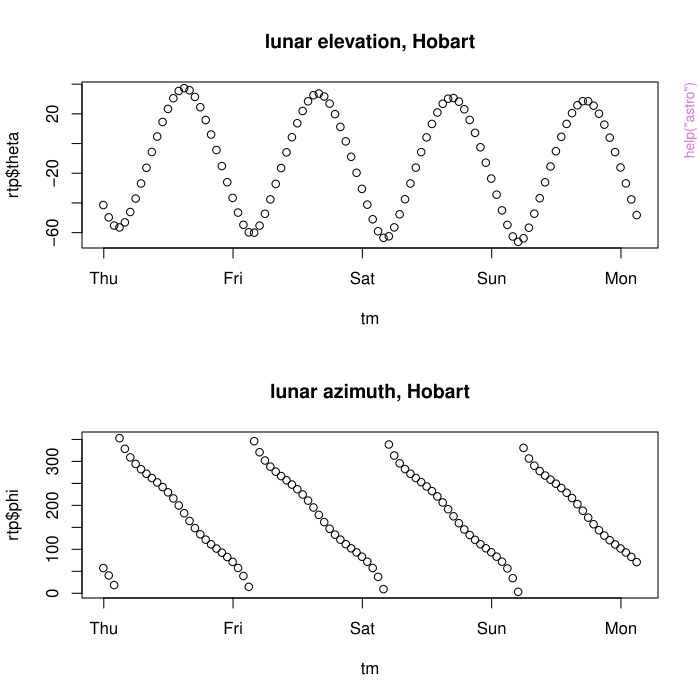

Source code (R):
pkgname <- "tripEstimation"
source(file.path(R.home("share"), "R", "examples-header.R"))
options(warn = 1)
options(pager = "console")
library('tripEstimation')

base::assign(".oldSearch", base::search(), pos = 'CheckExEnv')
cleanEx()
nameEx("astro")
### * astro

flush(stderr()); flush(stdout())

### Name: astro
### Title: Calculations for position of the sun and moon
### Aliases: astro EQUHOR FRAC LMST lunar mini.sun MJD POLAR
### Keywords: manip

### ** Examples


## the moon
tm <- Sys.time() + seq(by = 3600, length = 100)
moon <- lunar(tm)
rtp <- astro(147, -42, moon)
op <- par(mfrow = c(2,1))
plot(tm, rtp$theta, main = "lunar elevation, Hobart")
plot(tm, rtp$phi, main = "lunar azimuth, Hobart")
par(op)

## the sun
tm <- Sys.time() + seq(by = 3600, length = 100)
sun <- mini.sun(tm)
rtp <- astro(147, -42, sun)
op <- par(mfrow = c(2,1))
plot(tm, rtp$theta, main = "solar elevation, Hobart")
plot(tm, rtp$phi, main = "solar azimuth, Hobart")
par(op)
## Not run: 
##D   elev.gmt <- mkElevationSeg(1, tm)
##D   plot(tm, rtp$theta, main = "solar elevation mini.sun versus NOAA") 
##D   lines(tm, elev.gmt(1, 147, -42))
## End(Not run)



graphics::par(get("par.postscript", pos = 'CheckExEnv'))
cleanEx()
nameEx("bits")
### * bits

flush(stderr()); flush(stdout())

### Name: bits
### Title: Set and get bits from binary masks.
### Aliases: bits bits<-
### Keywords: manip

### ** Examples

a <- 1
bits(a, 0)  ## 1
bits(a, 2) <- 1
a   # 5




cleanEx()
nameEx("get.mask")
### * get.mask

flush(stderr()); flush(stdout())

### Name: get.mask
### Title: Create, access and manipulate spatial masks
### Aliases: get.mask mkSmall set.mask<- mkMaskObject
### Keywords: manip

### ** Examples

      
      data(volcano)
      d <- list(x = seq(-10, 10, length = nrow(volcano)), 
                y = seq(-5, 5, length = ncol(volcano)),
                z = array(0, c(nrow(volcano), ncol(volcano), 2)) )
      mv <- min(volcano)
      
      for (i in 0:61) {
        blk <- (i %/% 31) + 1
        bit <- (i - 1) %% 31
        bits(d$z[,,blk], bit) <- volcano > (mv + i*1.6 )
      }
      for (i in 0:61) image(get.mask(d, i))
      
      ## an object with 62 masks is only twice the size of the source data
      object.size(d) / object.size(volcano)
      
      ## Not run: 
##D       ## plot a smaller version
##D       image(get.mask(d, 20), 5)
##D       
##D        ## pretend we have only one masks
##D       lookup <- mkLookup(get.mask(d, 30), by.segment = FALSE)
##D       
##D       ## interactive to show use of lookup function
##D       image(get.mask(d, 30), main = "Click on the red (FALSE) and cream (TRUE) areas")
##D       for (i in 1:10) {x <- matrix(unlist(locator(1)), ncol = 2);text(x[1], x[2], lookup(x) > 0)}
##D       
## End(Not run)
      



cleanEx()
nameEx("get.sst")
### * get.sst

flush(stderr()); flush(stdout())

### Name: get.sst
### Title: Read SST data from online service.
### Aliases: get.sst
### Keywords: manip spatial

### ** Examples

## Not run: 
##D d0 <- read.url.sst(tlim = range(ISOdatetime(2009, 1:3, 1, 0, 0, 0)))
##D image(d0$x, d0$y, d0$z[,,1], axes = TRUE)
##D 
##D 
## End(Not run)



cleanEx()
nameEx("pick")
### * pick

flush(stderr()); flush(stdout())

### Name: pick
### Title: Choose twilight segments interactively from light data.
### Aliases: pick picksegs
### Keywords: manip dplot

### ** Examples

## Not run: 
##D  
##D  d <- sin(seq(0, 10, by = 0.01))
##D  id <- 1:length(d)
##D  ## choose a series of start-begin pairs
##D  pk <- pick(id, d, 1000)
##D  ## your start/ends should be marked as blue versus red
##D  plot(id, d, col = c("red", "blue")[is.na(picksegs(pk, 1000))+1])
##D  
##D  
## End(Not run)



### * <FOOTER>
###
base::cat("Time elapsed: ", proc.time() - base::get("ptime", pos = 'CheckExEnv'),"\n")
grDevices::dev.off()
###
### Local variables: ***
### mode: outline-minor ***
### outline-regexp: "\\(> \\)?### [*]+" ***
### End: ***
quit('no')
